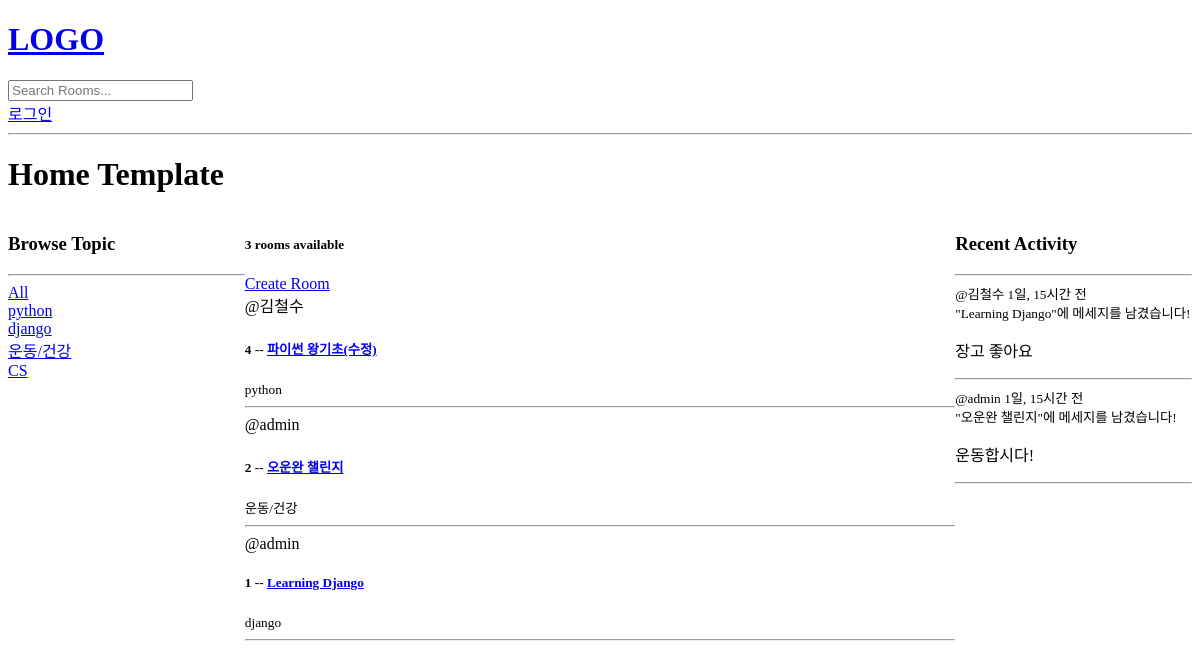
The app's page /, older data.
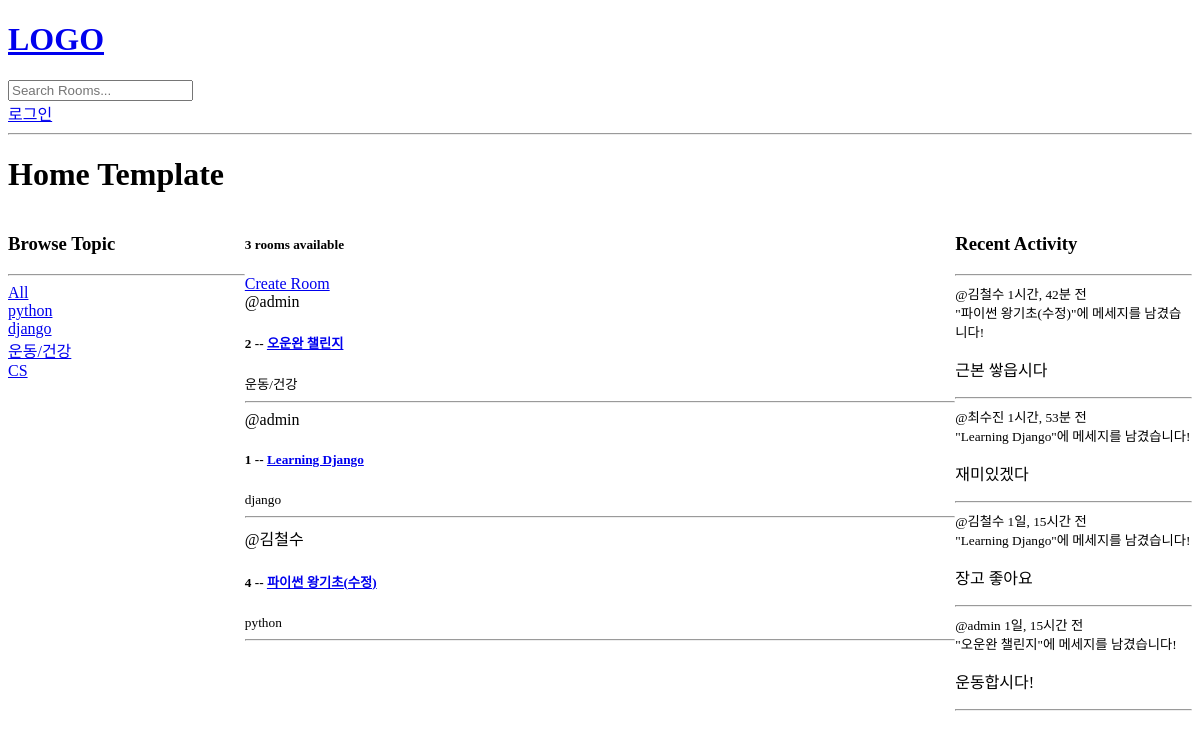
The same page, newer data.
### base/models.py (models this page shows, shortened)
class Topic(models.Model):
    name = models.CharField(max_length=200)

class Room(models.Model):
    host = models.ForeignKey(User, on_delete=models.SET_NULL, null=True)
    topic = models.ForeignKey(Topic, on_delete=models.SET_NULL, null=True)
    name = models.CharField(max_length=200)
    description = models.TextField(null=True, blank=True)
    participants = models.ManyToManyField(User, related_name='participants', blank=True)
    updated = models.DateTimeField(auto_now=True)
    created = models.DateTimeField(auto_now_add=True)
    class Meta:
        ordering = ['-updated', '-created']
    def __str__(self):
        return self.name

class Message(models.Model):
    user = models.ForeignKey(User, on_delete=models.CASCADE)
    room = models.ForeignKey(Room, on_delete=models.CASCADE)
    body = models.TextField()
    updated = models.DateTimeField(auto_now=True)
    created = models.DateTimeField(auto_now_add=True)
    class Meta:
        ordering = ['-updated', '-created']
    def __str__(self):
        return self.body[0:50]

### base/views.py (the view)
# urls.py: path('', views.home, name='home'),
def home(request):
    q= request.GET.get('q') if request.GET.get('q') != None else ''
    rooms = Room.objects.filter(
        Q(topic__name__icontains=q) |
        Q(name__icontains=q) |
        Q(description__icontains=q)
    )
    topics = Topic.objects.all()
    room_count = rooms.count()
    room_messages = Message.objects.filter(
        Q(room__topic__name__icontains=q)
    )
    context = {
        'rooms' : rooms,
        'topics': topics,
        'room_count': room_count,
        'room_messages': room_messages,
    }
    return render(request, 'base/home.html', context)

### base/templates/base/home.html (shortened to what this page needs)
{% extends 'main.html' %}
{% block content %}
<h1>Home Template</h1>
<div class='home-container'>
    <div>
        {% include 'base/topics_component.html' %}
    </div>
    <div>
        <h5>{{ room_count }} rooms available</h5>
        <a href="{% url 'create-room' %}">Create Room</a>
        {% include 'base/feed_component.html' %}
    </div>
    <div>
        {% include 'base/activity_component.html' %}
    </div>
</div>
{% endblock content %}

### base/templates/base/topics_component.html
<h3>Browse Topic</h3>
<hr>
<div>
    <a href="{% url 'home' %}">All</a>
</div>
{% for topic in topics %}
    <div>
        <a href="{% url 'home' %}?q={{ topic.name }}">{{ topic.name }}</a>
    </div>
{% endfor %}

### base/templates/base/feed_component.html (shortened to what this page needs)
<div>
    {% for room in rooms %}
    <div>
        <span>@{{ room.host.username }}</span>
        <h5>{{ room.id }} -- <a href="{% url 'room' room.id %}">{{ room.name }}</a></h5>
        <small>{{ room.topic.name }}</small>
        <hr>
    </div>
    {% endfor %}
</div>

### base/templates/base/activity_component.html (shortened to what this page needs)
<h3>Recent Activity</h3>
<hr>
{% for message in room_messages %}
    <div>
        <small>@{{ message.user }} {{ message.created|timesince }} 전</small>
        <br>
        <small>"{{ message.room }}"에 메세지를 남겼습니다!</small>
        <p>{{ message }}</p>
        <hr>
    </div>
{% endfor %}

Row changes from the older to the newer data that the page shows:
shown differently, row unchanged: Room "파이썬 왕기초(수정)": moves down the list
added Message: user "김철수", created "1시간, 42분", room "파이썬 왕기초(수정)", body "근본 쌓읍시다"
added Message: user "최수진", created "1시간, 53분", room "Learning Django", body "재미있겠다"
